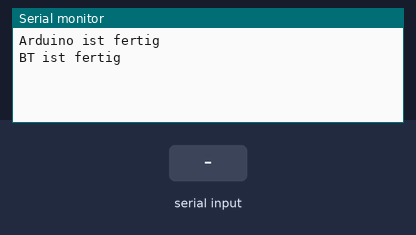
Bench run of a sketch on a simulated Arduino Uno, built with avr-gcc and run on an emulated ATmega328P. Shown: the last lines printed to the serial monitor. The inputs (shaded band) are chosen by the test bench.

Above: at 1.2 s.
1.3 s: "1" received over the second serial link
At 2.5 s:
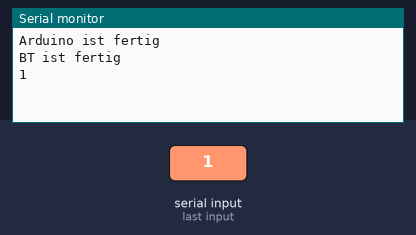
2.8 s: "0" received over the second serial link
At 3.8 s:
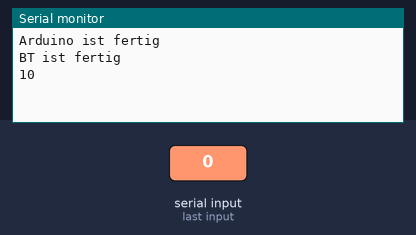

Measured:
- after the input at 1.3 s, the serial monitor: prints a new line at once (image 1)
- after the input at 2.8 s, the serial monitor: prints a new line at once (image 2)

The sketch:

Master.ino
```cpp
#include <SoftwareSerial.h>

SoftwareSerial BTSerial(3, 4);
void setup() {
  // put your setup code here, to run once:
Serial.begin(9600);
Serial.println("Arduino ist fertig");
BTSerial.begin(9600);
Serial.println("BT ist fertig");
}

void loop() {
  // put your main code here, to run repeatedly:
if (BTSerial.available())
  Serial.write(BTSerial.read());
if (Serial.available())
  BTSerial.write(Serial.read());
}
```
